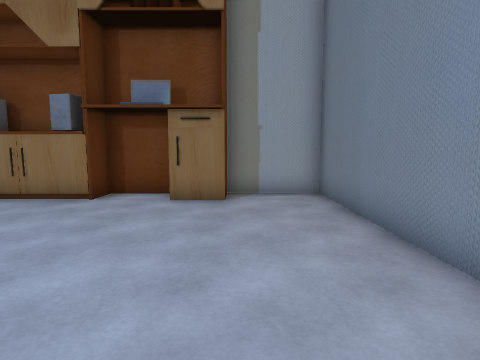
[1] (above)

14 first-person views from a walk through a scene from a Unity 3-D project. The camera is 1.3 m above the floor, tilts 6° down and sees 80° across. The floor is counted in squares, 1 m on a side. Each view is taken from the middle of a square. On the plan, view 1 faces up. The plan holds only what a view shows up to about 13 squares ahead; the rest is blank. The place goes on beyond the plan. The player is left out. Some surface patterns are stand-ins.

[2]
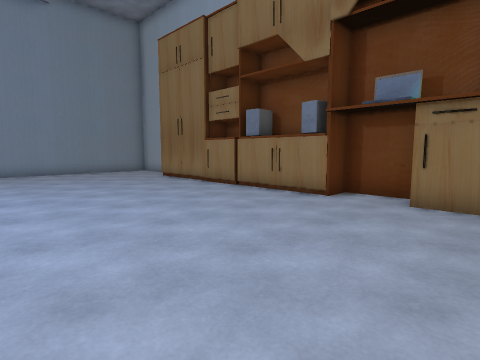

[3]
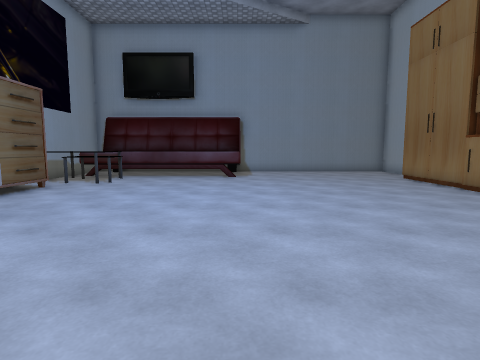

[4]
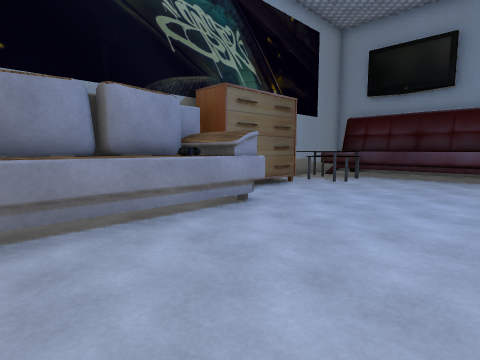

[5]
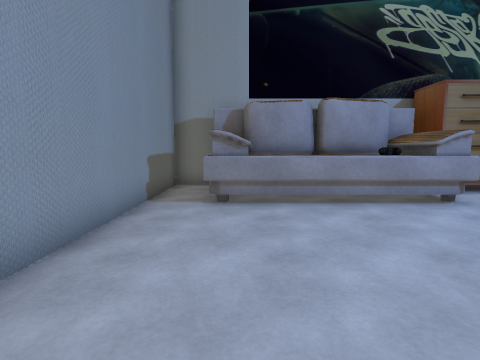

[6]
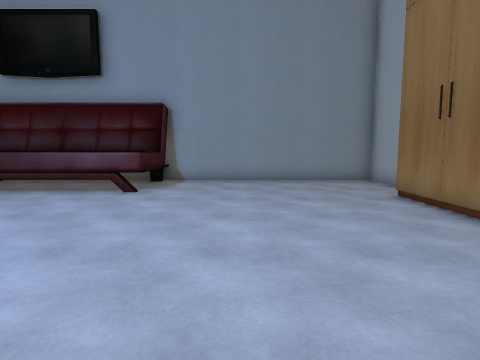

[7]
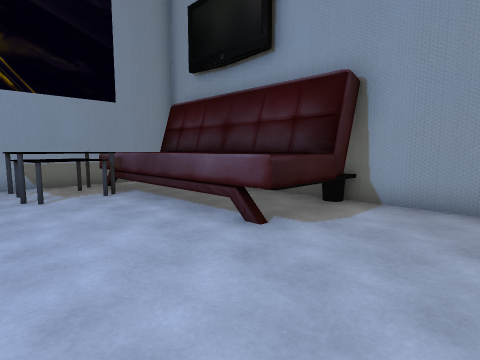

[8]
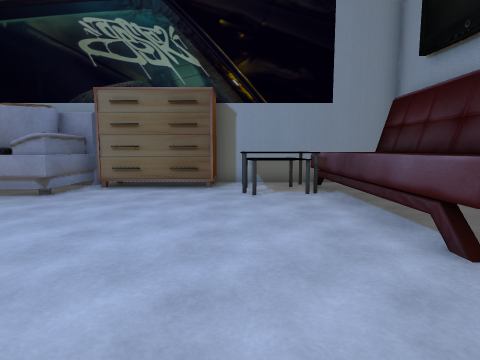

[9]
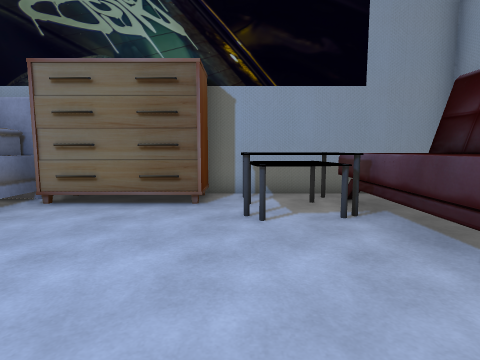

[10]
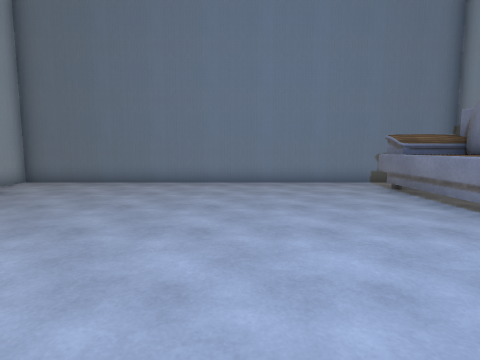

[11]
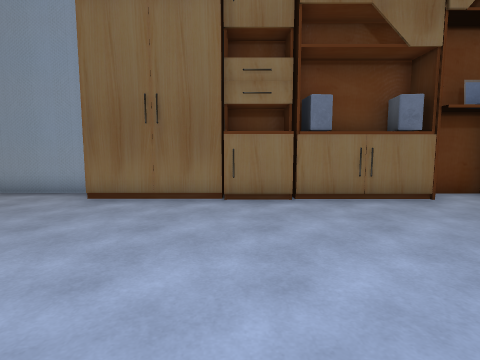

[12]
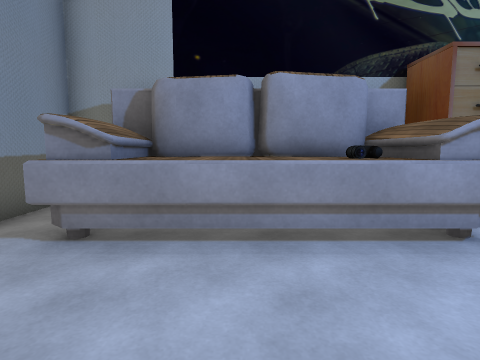

[13]
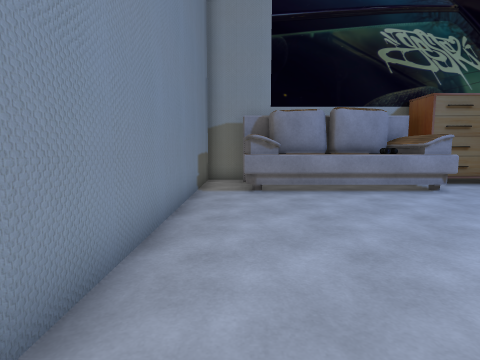

[14]
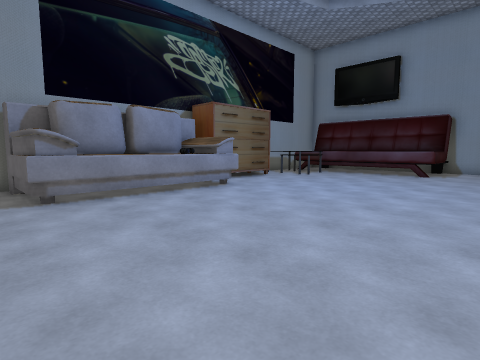

### Floor plan
Key: @ floor where view 1 was taken; # wall or solid block; . floor; ^ raised ledge; T table.
Columns run from 17 left of view 1 to 3 right of it. Each row starts with its distance up from view 1.
  9 #####        ########
  8 #...##########.##...#
  7 #.......##..........#
  6 #...................#
  5 #...................#
  4 #...................#
  3 #...................#
  2 #...................#
  1 #...................#
  0 ##^^.............@..#
 -1 ##^^................#
 -2 ##^^................#
 -3  #^^................#
 -4  #^^................#
 -5  #^^TTT....##^^^^##.#
 -6  #^^TTT....##^^^^##.#
 -7  #^^  T######^#####.#
 -8  ###TTT#   ########.#
 -9                    ##

Where each view was taken, in squares from view 1:
view 1: 0 up, 0 right, facing up
view 2: 0 up, 0 right, facing up-left
view 3: 0 up, 0 right, facing left
view 4: 0 up, 0 right, facing down-left
view 5: 2 up, 0 right, facing down
view 6: 3 up, 5 left, facing left
view 7: 3 up, 10 left, facing down-left
view 8: 3 up, 11 left, facing down
view 9: 0 up, 11 left, facing down
view 10: 0 up, 9 left, facing right
view 11: 0 up, 9 left, facing up
view 12: 1 down, 2 left, facing down
view 13: 4 up, 1 right, facing down
view 14: 3 up, 2 right, facing down-left
